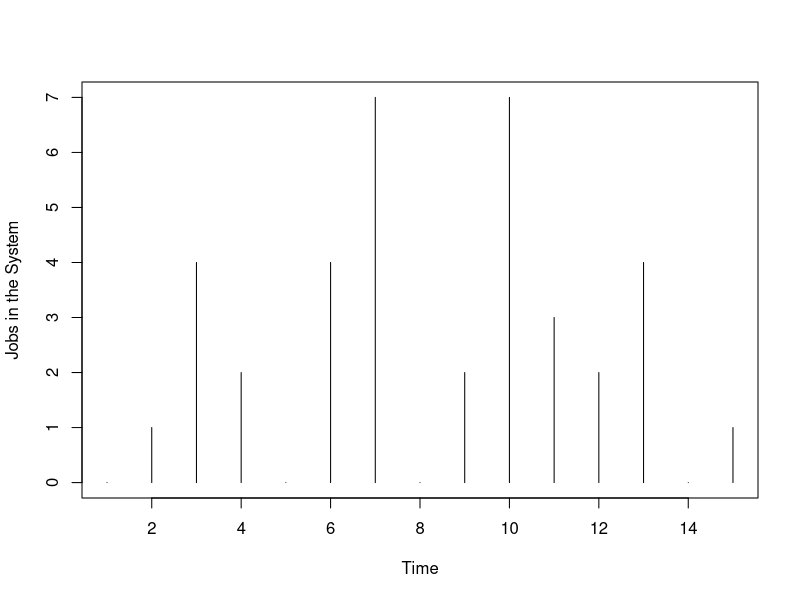

R code for this plot:

#load_vector <- sample(0:10, 15, replace = TRUE)
load_vector <- c(0,1,4,2,0,4,7,0,2,7,3,2,4,0,1)

plot(1:15,
     load_vector,
     type="h",
     xlab= "Time",
     ylab= "Jobs in the System"
     )

avarage_su <- sum(load_vector > 0)/length(load_vector)

avarage_ql <- (sum(load_vector) - avarage_su)/(length(load_vector))

avarage_nj <- avarage_su + avarage_ql

#1. Average Server Utility(load) in the given time interval. 
avarage_su

#2. The Average Queue Length. 
avarage_ql

#3. The Average Number of Jobs in the System.  
avarage_nj
